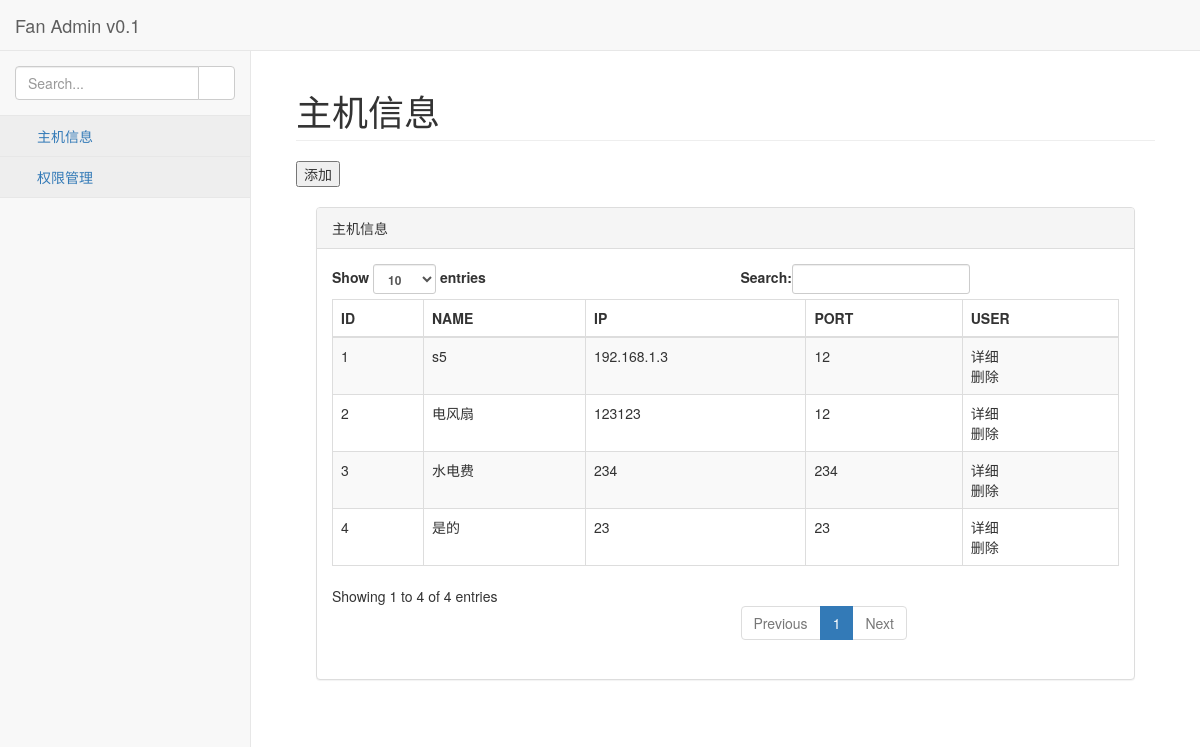
Screenshot of /index (signed in) with the database file from the repository.
### hostmanager/models.py (models this page shows, shortened)
class Host(models.Model):
    id = models.AutoField(primary_key=True)
    name = models.CharField(max_length=30)
    ip = models.GenericIPAddressField()
    port = models.IntegerField()
    users = models.CharField(max_length=30)
    class Meta:
        verbose_name = "主机"

### hostmanager/views.py (the view)
    def wrap(request, *args, **kwargs):
        if not request.session.get("name"):
            return redirect('/login')
        return func(request, *args, **kwargs)

### hostmanager/tests.py (called while the page is built)
    def process_request(self, request):
        print("m1")

    def process_response(self, request, response):
        print("m1, response")
        return response

    def process_request(self, request):
        print("m2")

    def process_response(self, request, response):
        print("m2, response")
        return response

### hostmanager/views.py (called while the page is built)
def lg(func):  # 验证用户登录装饰器
    def wrap(request, *args, **kwargs):
        if not request.session.get("name"):
            return redirect('/login')
        return func(request, *args, **kwargs)
    return wrap

@lg
def index(request):
    uid = request.session.get("id")
    name = request.session.get("name")
    data = models.Host.objects.all()
    return render(request, "index.html", {"host_list": data, "name": name, })

### templates/index.html (shortened to what this page needs)
{% extends "base.html" %}
{% block center %}
    <h1 class="page-header">主机信息</h1>
    <button onclick="a_host()">添加</button>
    <div id="host_info" style="padding: 20px;position: relative;">
    <div class="row">
                <div class="col-lg-12">
                    <div class="panel panel-default">
                        <div class="panel-heading">
                            主机信息
                        </div>
                        <div class="panel-body">
                            <table width="100%" class="table table-striped table-bordered table-hover" id="dataTables-example">
                                <thead>
                                    <tr>
                                        <th>ID</th>
                                        <th>NAME</th>
                                        <th>IP</th>
                                        <th>PORT</th>
                                        <th>USER</th>
                                    </tr>
                                </thead>
                                <tbody>
                                {% for i in host_list %}
                                <tr>
                                    <td>{{ i.id }}</td>
                                    <td>{{ i.name }}</td>
                                    <td>{{ i.ip }}</td>
                                    <td>{{ i.port }}</td>
                                    <td ><div class="host_info" host_id={{ i.id }}>详细</div>
                                    <div class="host_del" host_id={{ i.id }}>删除</div></td>
                                </tr>
                            {% endfor %}
                                </tbody>
                            </table>
                        </div>
                    </div>
                </div>
            </div>
    </div>
{% endblock %}

### rows the page displays
Host: id "1", name "s5", ip "192.168.1.3", port "12"
Host: id "2", name "电风扇", ip "123123", port "12"
Host: id "3", name "水电费", ip "234", port "234"
Host: id "4", name "是的", ip "23", port "23"
